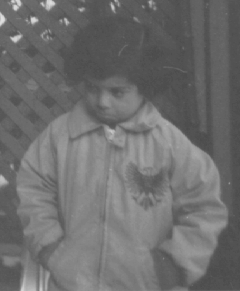
%> input picture 大三下/数字图像/PB21111733_牛庆源_图像处理上机报告/src/实验材料/实验图像/pout.bmp, 240 x 291 px
$ octave lab2_4.m   (GNU Octave 9; MATLAB toolbox functions it lacks are replaced by stand-ins)
%> lines starting %> are read from the running program, lines starting %| are printed output that depends on the picture
% clear
clc, clear, close all

% 1. 显示原始图像的直方图
input_image = imread('实验材料/实验图像/pout.bmp');
%> input_image is the input picture: size 291x240 uint8; min 74, max 224, mean 110.3
subplot(2, 3, 1);
imshow(input_image);
title('原始图像');
subplot(2, 3, 4);
imhist(input_image);
title('原始图像的直方图');

% 2. 直方图均衡
equalized_image = histeq(input_image);
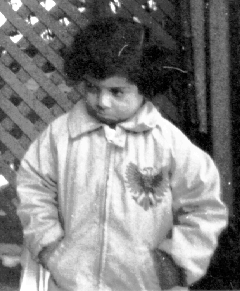
%> equalized_image: size 291x240 uint8; min 0, max 255, mean 128.4

% 3. 显示均衡后的图像及其直方图
subplot(2, 3, 2);
imshow(equalized_image);
title('直方图均衡后的图像');
subplot(2, 3, 5);
imhist(equalized_image);
title('直方图均衡后的直方图');

% 4. 直方图规定化为高斯分布
numPixels = numel(input_image);
%> numPixels = 69840
% 均值
meanValue = 100;
% 标准差
stdDev = 10;
targetHist = numPixels * (1 / (stdDev * sqrt(2 * pi))) * exp(-((0:255) - meanValue).^2 / (2 * stdDev^2));

% 使用histeq(I,hgram)匹配目标直方图来进行直方图规定化
normalized_image = histeq(input_image, targetHist);
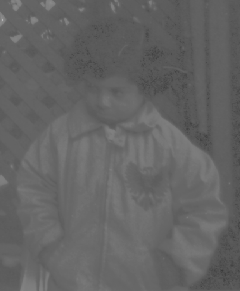
%> normalized_image: size 291x240 uint8; min 59, max 181, mean 100.1

% 5. 显示规定化后的图像及其直方图
subplot(2, 3, 3);
imshow(normalized_image);
title('直方图规定化为高斯分布后的图像');
subplot(2, 3, 6);
imhist(normalized_image);
title('直方图规定化后的直方图');
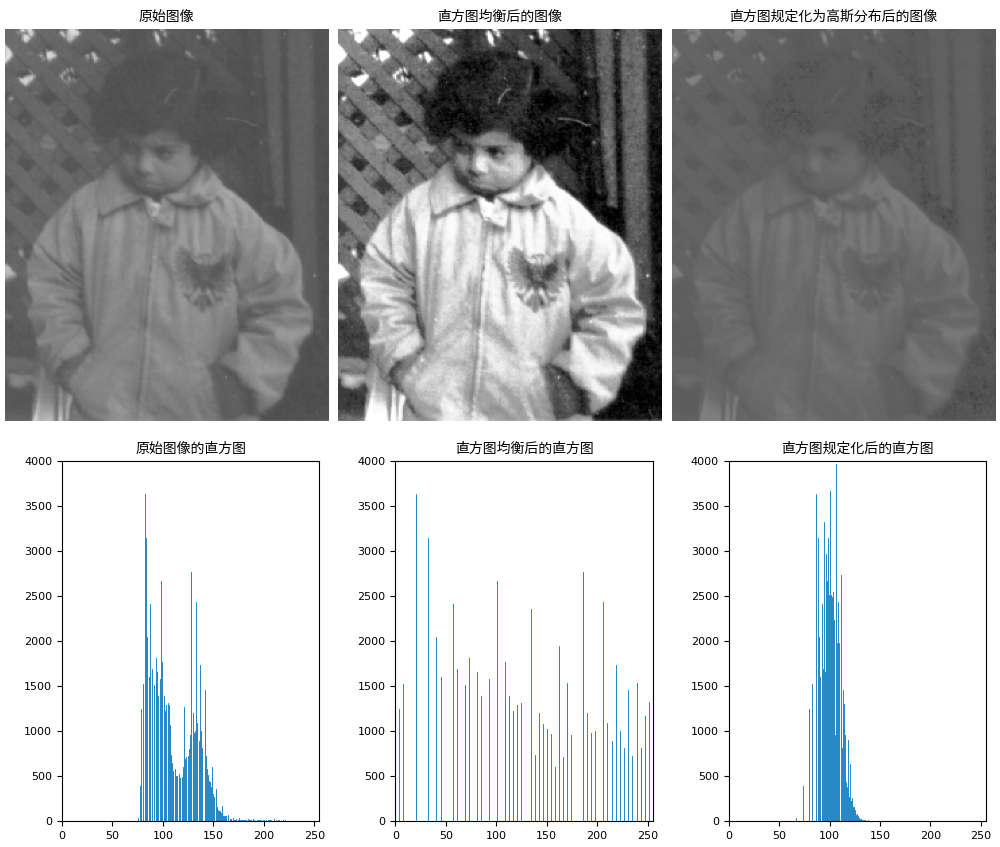
%> figure redrawn from the program's plot data, 6 panels

$ run again, with 大三下/数字图像/PB21111733_牛庆源_图像处理上机报告/src/实验材料/实验图像/Girl.bmp copied over 大三下/数字图像/PB21111733_牛庆源_图像处理上机报告/src/实验材料/实验图像/pout.bmp
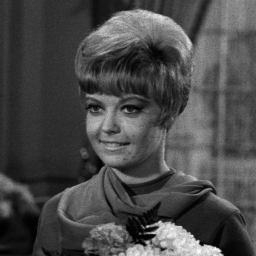
%> input picture 大三下/数字图像/PB21111733_牛庆源_图像处理上机报告/src/实验材料/实验图像/Girl.bmp, 256 x 256 px
%> input_image is the input picture: size 256x256 uint8; min 0, max 254, mean 73.6
%> `equalized_image = histeq(input_image);`:
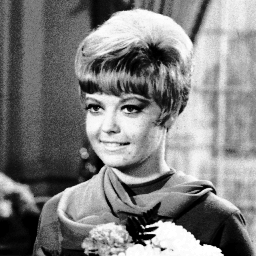
%> equalized_image: size 256x256 uint8; min 0, max 255, mean 127.4
%> `normalized_image = histeq(input_image, targetHist);`:
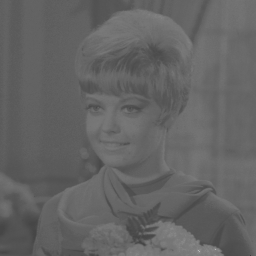
%> normalized_image: size 256x256 uint8; min 58, max 181, mean 99.8
